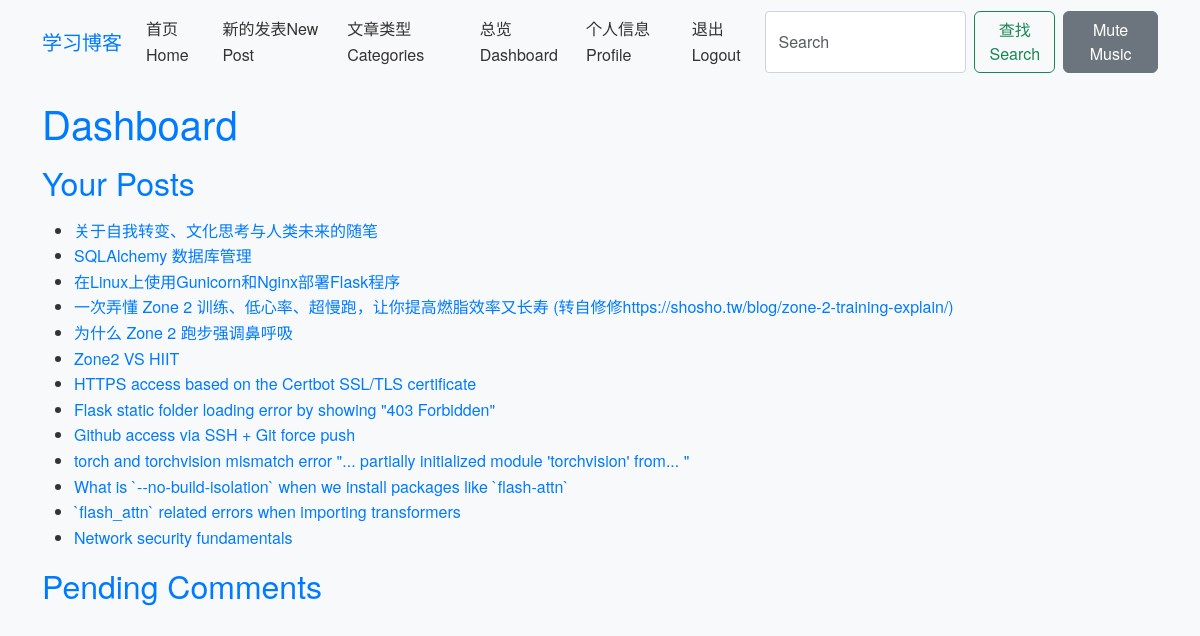
The page /dashboard (signed in) on the database as committed earlier.
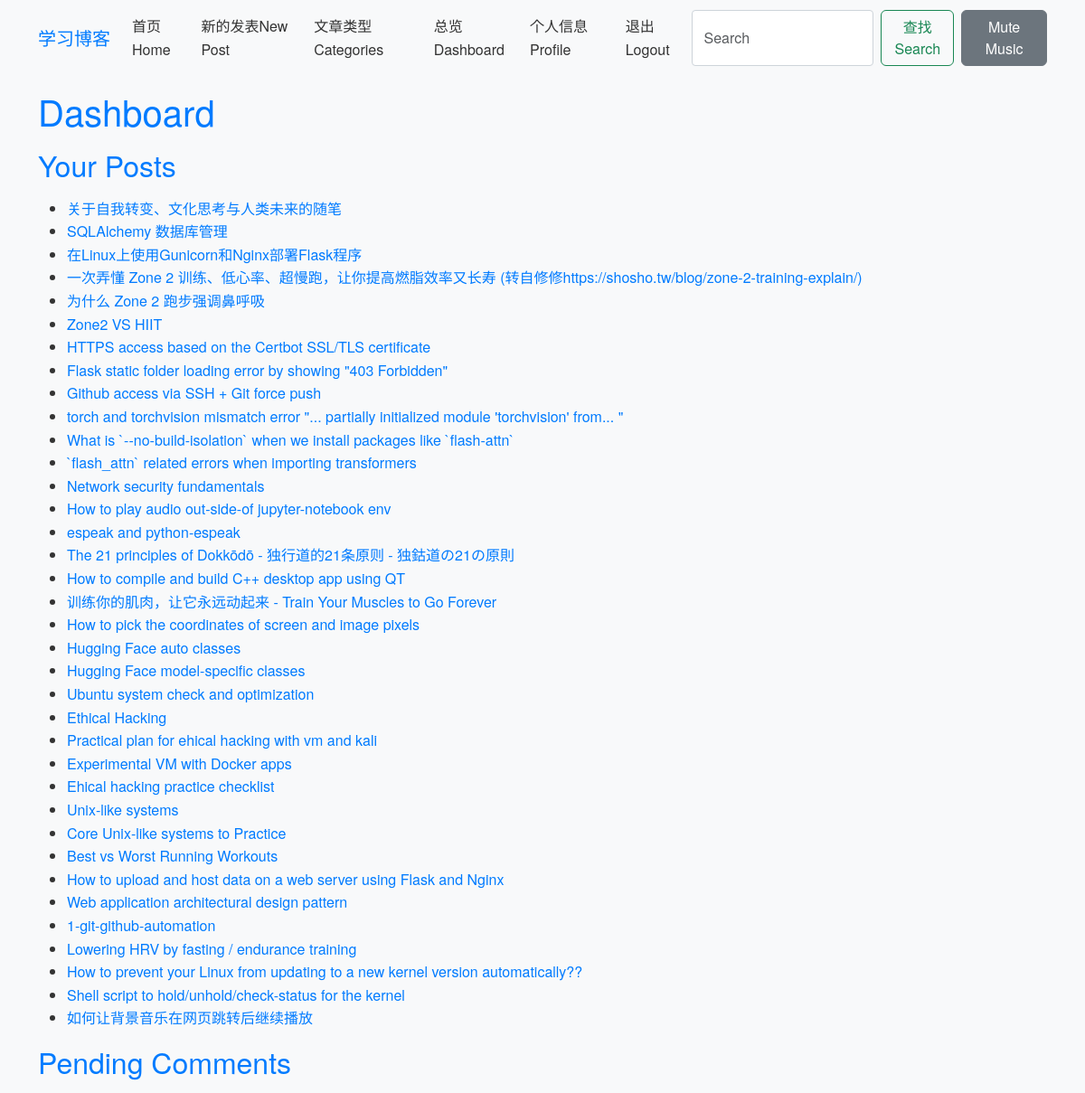
The same page on the database as committed later.
### app/models.py (models this page shows)
class Post(db.Model):
    id = db.Column(db.Integer, primary_key=True)
    title = db.Column(db.String(100), nullable=False)
    body = db.Column(db.Text, nullable=False)
    timestamp = db.Column(db.DateTime, index=True, default=datetime.utcnow)
    user_id = db.Column(db.Integer, db.ForeignKey('user.id'), nullable=False)
    category_id = db.Column(db.Integer, db.ForeignKey('category.id'))
    comments = db.relationship('Comment', backref='post', lazy='dynamic')

### app/routes.py (the view)
@bp.route('/dashboard')
@login_required
def dashboard():
    posts = current_user.posts.all()
    comments_pending = Comment.query.filter_by(approved=False).all()
    return render_template('dashboard.html', posts=posts, comments_pending=comments_pending)

### app/__init__.py (called while the page is built)
def create_app(config_class=Config):
    app = Flask(__name__)
    app.config.from_object(config_class)
    os.makedirs(app.config['UPLOAD_FOLDER'], exist_ok=True)
    db.init_app(app)
    migrate.init_app(app, db)
    login_manager.init_app(app)
    from app.models import User
    @login_manager.user_loader
    def load_user(user_id):
        return User.query.get(int(user_id))
    from app.routes import bp as main_bp  # Import the blueprint
    app.register_blueprint(main_bp)  # Register the blueprint
    with app.app_context():
        print("Registered routes:", [rule.rule for rule in app.url_map.iter_rules()])
    return app

### app/templates/dashboard.html (shortened to what this page needs)
{% extends 'base.html' %}
{% block content %}
<h1>Dashboard</h1>
<h2>Your Posts</h2>
<ul>
    {% for post in posts %}
    <li><a href="{{ url_for('main.post', post_id=post.id) }}">{{ post.title }}</a></li>
    {% endfor %}
</ul>
<h2>Pending Comments</h2>
{% endblock %}

### app/templates/base.html (shortened to what this page needs)
<!doctype html>
<html lang="en">
<head>
    <link href="https://cdn.jsdelivr.net/npm/bootstrap@5.3.0/dist/css/bootstrap.min.css" rel="stylesheet">
    <link rel="stylesheet" href="{{ url_for('static', filename='css/style.css') }}">
    <link rel="stylesheet" href="https://cdn.jsdelivr.net/npm/easymde@2.18.0/dist/easymde.min.css">
</head>
<body>
    <nav class="navbar navbar-expand-lg navbar-light bg-light">
        <div class="container">
            <a class="navbar-brand" href="{{ url_for('main.index') }}">学习博客</a>
            <ul class="navbar-nav me-auto">
                <li class="nav-item"><a class="nav-link" href="{{ url_for('main.index') }}">首页Home</a></li>
                {% if current_user.is_authenticated %}
                <li class="nav-item"><a class="nav-link" href="{{ url_for('main.create_post') }}">新的发表New Post</a></li>
                <li class="nav-item"><a class="nav-link" href="{{ url_for('main.categories') }}">文章类型Categories</a></li>
                <li class="nav-item"><a class="nav-link" href="{{ url_for('main.dashboard') }}">总览Dashboard</a></li>
                <li class="nav-item"><a class="nav-link" href="{{ url_for('main.profile') }}">个人信息Profile</a></li>
                <li class="nav-item"><a class="nav-link" href="{{ url_for('main.logout') }}">退出Logout</a></li>
                {% else %}
                <li class="nav-item"><a class="nav-link" href="{{ url_for('main.login') }}">登入Login</a></li>
                <li class="nav-item"><a class="nav-link" href="{{ url_for('main.register') }}">注册Register</a></li>
                {% endif %}
            </ul>
            <form class="d-flex" action="{{ url_for('main.search') }}">
                <input class="form-control me-2" type="search" name="query" placeholder="Search" aria-label="Search">
                <button class="btn btn-outline-success" type="submit">查找Search</button>
            </form>
            <button id="mute-btn" class="btn btn-secondary ms-2">Mute Music</button>
        </div>
    </nav>
    <div class="container mt-3">
        <div id="main-content">
            {% block content %}{% endblock %}
        </div>
    </div>
</body>
</html>

### app/static/css/style.css (style rules this page uses)
body { font-family: 'Helvetica Neue', Arial, sans-serif; background-color: #f8f9fa; color: #333; line-height: 1.6; margin: 0; padding: 0; }
h1, h2, h3 { color: #007bff; margin-bottom: 1rem; }
a { color: #007bff; text-decoration: none; }
.form-control { border-radius: 0.25rem; border: 1px solid #ced4da; }
.navbar-light .navbar-brand { color: #007bff; }
.navbar-light .navbar-nav .nav-link { color: #333; }

Rows that differ between the two databases and show on the page:
added Post: title "How to play audio out-side-of jupyter-notebook env"
added Post: title "espeak and python-espeak"
added Post: title "The 21 principles of Dokkōdō - 独行道的21条原则 - 独鈷道の21の原則"
added Post: title "How to compile and build C++ desktop app using QT"
added Post: title "训练你的肌肉，让它永远动起来 - Train Your Muscles to Go Forever"
added Post: title "How to pick the coordinates of screen and image pixels"
added Post: title "Hugging Face auto classes"
added Post: title "Hugging Face model-specific classes"
added Post: title "Ubuntu system check and optimization"
added Post: title "Ethical Hacking"
added Post: title "Practical plan for ehical hacking with vm and kali"
added Post: title "Experimental VM with Docker apps"
added Post: title "Ehical hacking practice checklist"
added Post: title "Unix-like systems"
added Post: title "Core Unix-like systems to Practice"
added Post: title "Best vs Worst Running Workouts"
added Post: title "How to upload and host data on a web server using Flask and Nginx"
added Post: title "Web application architectural design pattern"
added Post: title "1-git-github-automation"
added Post: title "Lowering HRV by fasting / endurance training"
added Post: title "How to prevent your Linux from updating to a new kernel version automatically??"
added Post: title "Shell script to hold/unhold/check-status for the kernel"
added Post: title "如何让背景音乐在网页跳转后继续播放"
